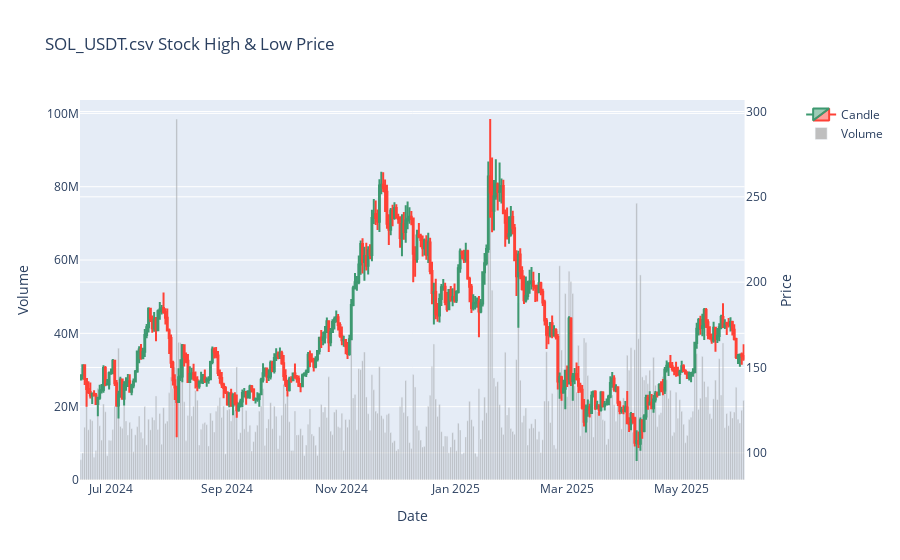

The code cell stored with this chart in its notebook:
### Code cell
import plotly.graph_objects as go
from plotly.subplots import make_subplots

# Create figure with secondary y-axis
fig = make_subplots(specs=[[{"secondary_y": True}]])

# include candlestick with rangeselector
fig.add_trace(go.Candlestick(
                x=data.index,
                open=data['open'], 
                high=data['high'],
                low=data['low'], 
                close=data['close'],
                name='Candle'),
               secondary_y=True)

# include a go.Bar trace for volumes
fig.add_trace(go.Bar(x=data.index, y=data['volume'],marker_color='gray', opacity=0.5,name='Volume'), secondary_y=False)

# Update layout
fig.update_layout(
    title=f'{file_name} Stock High & Low Price', xaxis_title='Date',
    yaxis=dict(title='Volume'),
    yaxis2=dict(title='Price', overlaying='y', side='right'),
    xaxis_rangeslider_visible=False
)

fig.show()

### Figure 1 — Plotly figure (JSON) as saved in the notebook; plotly's stock layout.template omitted (floating-point values rounded to 4 significant figures; data arrays with more than 128 entries replaced by an {"elided": "..."} marker saying what was removed)
{"data": [{"close": {"elided": "354 float values"}, "high": {"elided": "354 float values"}, "low": {"elided": "354 float values"}, "name": "Candle", "open": {"elided": "354 float values"}, "type": "candlestick", "x": {"elided": "354 str values"}, "xaxis": "x", "yaxis": "y2"}, {"marker": {"color": "gray"}, "name": "Volume", "opacity": 0.5, "type": "bar", "x": {"elided": "354 str values"}, "xaxis": "x", "y": {"elided": "354 float values"}, "yaxis": "y"}], "layout": {"title": {"text": "SOL_USDT.csv Stock High & Low Price"}, "xaxis": {"anchor": "y", "domain": [0, 0.94], "rangeslider": {"visible": false}, "title": {"text": "Date"}}, "yaxis": {"anchor": "x", "domain": [0, 1], "title": {"text": "Volume"}}, "yaxis2": {"anchor": "x", "overlaying": "y", "side": "right", "title": {"text": "Price"}}}}
